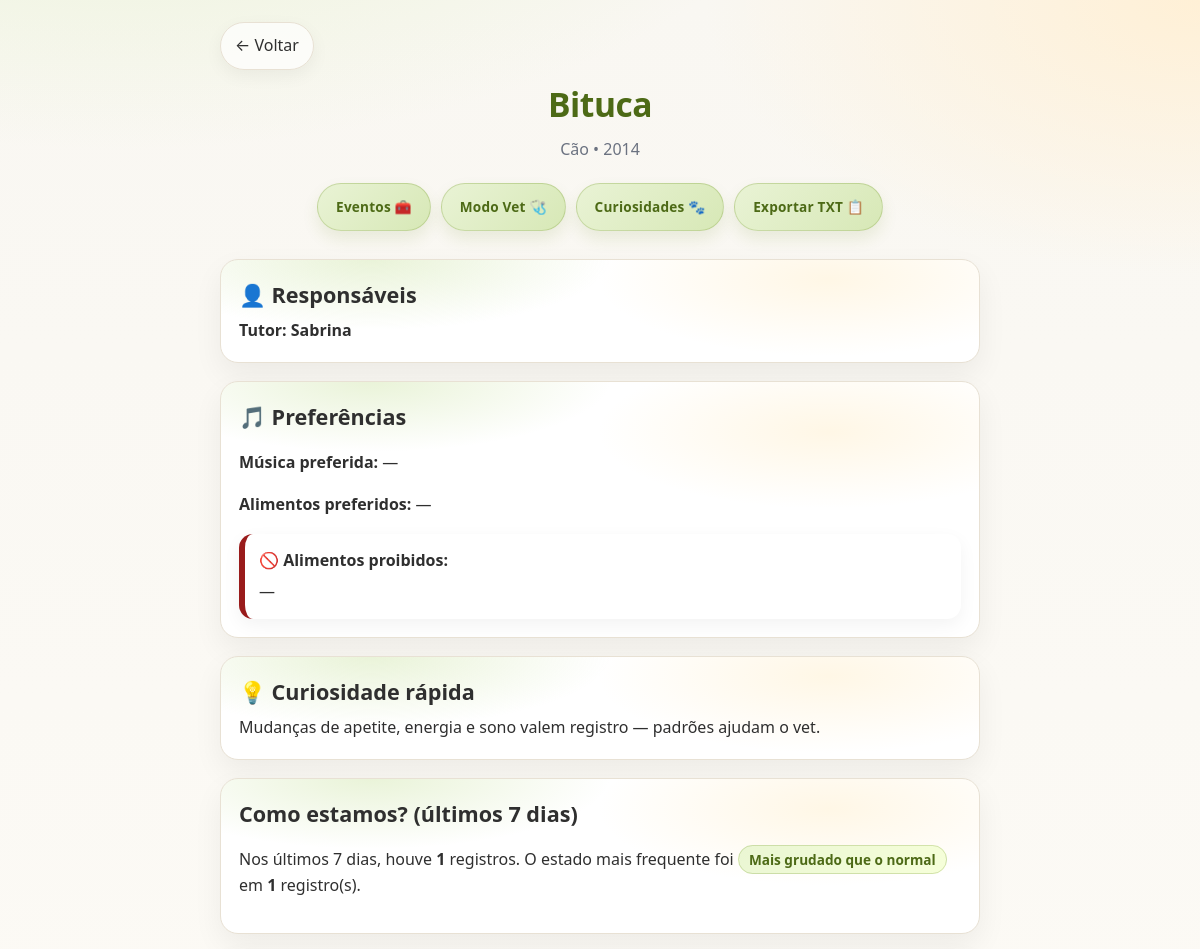
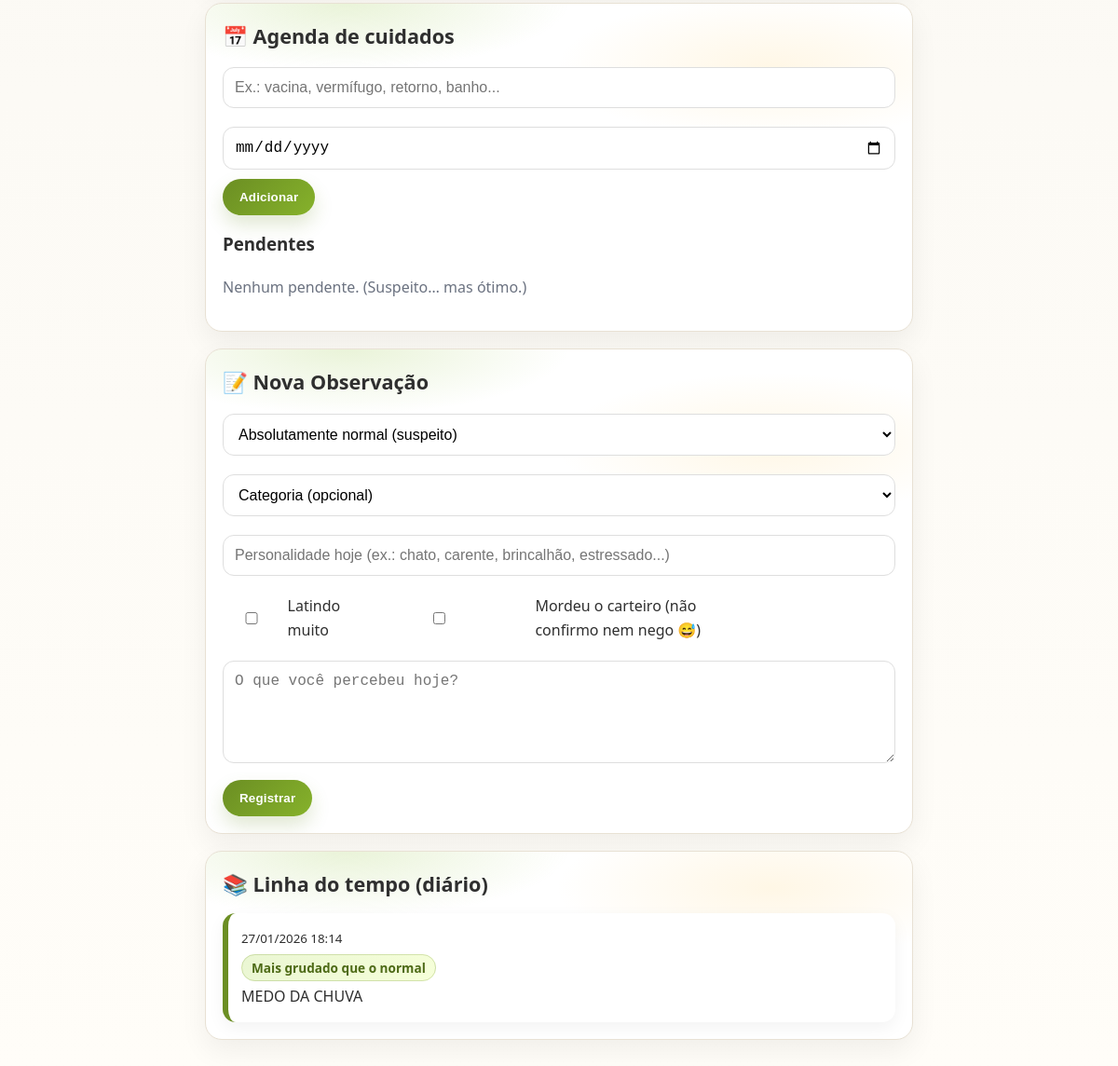
Screenshot of /pet/2 (signed in) with the database file from the repository (2 pictures, top to bottom).
### tables this page shows
CREATE TABLE pets 
                    (id INTEGER PRIMARY KEY AUTOINCREMENT, nome TEXT, especie TEXT, nascimento TEXT, obs TEXT, tutor TEXT, user_id INTEGER, vet_preferido TEXT, motivo_nome TEXT, alimentos_preferidos TEXT, alimentos_proibidos TEXT, resp1_tipo TEXT, resp1_nome TEXT, resp2_tipo TEXT, resp2_nome TEXT, musica_preferida TEXT);

CREATE TABLE registros 
                    (id INTEGER PRIMARY KEY AUTOINCREMENT, pet_id INTEGER, data TEXT, nota TEXT, humor TEXT, categoria TEXT, personalidade_hoje TEXT, latindo INTEGER DEFAULT 0, mordeu_carteiro INTEGER DEFAULT 0, 
                     FOREIGN KEY (pet_id) REFERENCES pets (id));

### app.py (the view)
@app.route("/pet/<int:pet_id>")
@login_required
def detalhes_pet(pet_id):
    conn = get_db_connection()
    pet = fetch_pet_or_404(conn, pet_id)
    registros = conn.execute(
        "SELECT * FROM registros WHERE pet_id = ? ORDER BY id DESC",
        (pet_id,),
    ).fetchall()
    agenda_pend = conn.execute(
        "SELECT * FROM agenda WHERE pet_id = ? AND concluida = 0 ORDER BY data_prevista ASC, id DESC",
        (pet_id,),
    ).fetchall()
    eventos = conn.execute(
        "SELECT * FROM eventos WHERE pet_id = ? ORDER BY id DESC",
        (pet_id,),
    ).fetchall()
    summary = compute_wellbeing_summary(registros)
    curiosidade = pick_curiosidade(pet["especie"])
    responsaveis = get_responsaveis(pet)
    conn.close()
    return render_template(
        "detalhes.html",
        pet=pet,
        registros=registros,
        agenda_pend=agenda_pend,
        eventos=eventos,
        summary=summary,
        curiosidade=curiosidade,
        responsaveis=responsaveis
    )

### app.py (called while the page is built)
def get_db_connection():
    conn = sqlite3.connect(DB_PATH)
    conn.row_factory = sqlite3.Row
    return conn

def login_required(view):
    @wraps(view)
    def wrapped(*args, **kwargs):
        if not session.get("user_id"):
            return redirect(url_for("login"))
        return view(*args, **kwargs)
    return wrapped

def current_user_id():
    return session.get("user_id")

def fetch_pet_or_404(conn, pet_id):
    pet = conn.execute(
        "SELECT * FROM pets WHERE id = ? AND user_id = ?",
        (pet_id, current_user_id()),
    ).fetchone()
    if not pet:
        abort(404)
    return pet

def get_responsaveis(pet_row):
    parts = []
    t1 = (pet_row["resp1_tipo"] or "").strip()
    n1 = (pet_row["resp1_nome"] or "").strip()
    t2 = (pet_row["resp2_tipo"] or "").strip()
    n2 = (pet_row["resp2_nome"] or "").strip()
    if t1 and n1:
        parts.append(f"{t1}: {n1}")
    if t2 and n2:
        parts.append(f"{t2}: {n2}")
    if not parts and (pet_row["tutor"] or "").strip():
        parts.append(f"Tutor: {pet_row['tutor'].strip()}")
    return parts

def pick_curiosidade(especie):
    e = (especie or "").lower()
    if "gat" in e:
        pool = CURIOSIDADES["gato"]
    elif "cã" in e or "cao" in e or "dog" in e:
        pool = CURIOSIDADES["cão"]
    else:
        pool = CURIOSIDADES["outro"]
    return random.choice(pool)

def parse_dt_br(dt_str):
    try:
        return datetime.strptime(dt_str, "%d/%m/%Y %H:%M")
    except Exception:
        return None

def compute_wellbeing_summary(registros):
    now = datetime.now()
    cutoff = now - timedelta(days=7)
    counts = {}
    total = 0
    for r in registros:
        dt = parse_dt_br(r["data"])
        if not dt:
            continue
        if dt >= cutoff:
            total += 1
            humor = (r["humor"] or "Sem rótulo").strip()
            counts[humor] = counts.get(humor, 0) + 1
    top_humor, top_count = None, 0
    for k, v in counts.items():
        if v > top_count:
            top_humor, top_count = k, v
    return {"total_7d": total, "top_humor": top_humor, "top_count": top_count}

### templates/detalhes.html (shortened to what this page needs)
<!DOCTYPE html>
<html lang="pt-br">
<head>
  <link rel="stylesheet" href="{{ url_for('static', filename='style.css') }}">
</head>
<body>
  <div class="container">
    <a href="/" class="btn-voltar">← Voltar</a>
    <header>
      <h1>{{ pet.nome }}</h1>
      <p class="muted">{{ pet.especie }}{% if pet.nascimento %} • {{ pet.nascimento }}{% endif %}</p>
      <div style="display:flex; gap:10px; justify-content:center; flex-wrap:wrap; margin-top:10px;">
        <a href="/pet/{{ pet.id }}/eventos" class="btn-primary btn-export">Eventos 🧰</a>
        <a href="/pet/{{ pet.id }}/modo-vet" class="btn-primary btn-export">Modo Vet 🩺</a>
        <a href="/curiosidades" class="btn-primary btn-export">Curiosidades 🐾</a>
        <a href="/pet/{{ pet.id }}/exportar" class="btn-primary btn-export">Exportar TXT 📋</a>
      </div>
    </header>
    <div class="pet-card">
      <h2 style="margin-top:0;">👤 Responsáveis</h2>
      {% if responsaveis and responsaveis|length > 0 %}
        <p style="margin:0;"><strong>{{ ", ".join(responsaveis) }}</strong></p>
      {% else %}
        <p class="muted" style="margin:0;">Não informado.</p>
      {% endif %}
    </div>
    <div class="pet-card">
      <h2 style="margin-top:0;">🎵 Preferências</h2>
      <p><strong>Música preferida:</strong> {{ pet.musica_preferida or "—" }}</p>
      <p><strong>Alimentos preferidos:</strong> {{ pet.alimentos_preferidos or "—" }}</p>
      <div class="registro" style="border-left-color:#991b1b;">
        <strong>🚫 Alimentos proibidos:</strong>
        <p style="margin:6px 0 0 0;">{{ pet.alimentos_proibidos or "—" }}</p>
      </div>
    </div>
    <div class="pet-card">
      <h2 style="margin-top:0;">💡 Curiosidade rápida</h2>
      <p style="margin:0;">{{ curiosidade }}</p>
    </div>
    <div class="pet-card">
      <h2 style="margin-top:0;">Como estamos? (últimos 7 dias)</h2>
      {% if summary.total_7d == 0 %}
        <p class="muted">Nenhum registro nos últimos 7 dias. (O pet: “paz”.)</p>
      {% else %}
        <p>
          Nos últimos 7 dias, houve <strong>{{ summary.total_7d }}</strong> registros.
          {% if summary.top_humor %}
            O estado mais frequente foi <span class="humor-tag">{{ summary.top_humor }}</span>
            em <strong>{{ summary.top_count }}</strong> registro(s).
          {% endif %}
        </p>
      {% endif %}
    </div>
    <div class="pet-card">
      <h2 style="margin-top:0;">📅 Agenda de cuidados</h2>
      <form method="post" action="/pet/{{ pet.id }}/agenda/add">
        <input type="text" name="tarefa" placeholder="Ex.: vacina, vermífugo, retorno, banho..." required>
        <input type="date" name="data_prevista">
        <button type="submit" class="btn-primary">Adicionar</button>
      </form>
      <h3 style="margin-top:16px;">Pendentes</h3>
      {% for a in agenda_pend %}
        <div class="registro">
          <small>{{ a.data_prevista or "sem data" }}</small>
          <p><strong>{{ a.tarefa }}</strong></p>
          <form method="post" action="/agenda/{{ a.id }}/done" style="display:inline;">
            <button class="btn-primary btn-export" type="submit">Concluir</button>
          </form>
          <form method="post" action="/agenda/{{ a.id }}/delete" style="display:inline;">
            <button class="btn-primary btn-export" type="submit" style="background:#991b1b;">Excluir</button>
          </form>
        </div>
      {% else %}
        <p class="muted">Nenhum pendente. (Suspeito… mas ótimo.)</p>
      {% endfor %}
    </div>
    <div class="pet-card">
      <h2 style="margin-top:0;">📝 Nova Observação</h2>
      <form action="/pet/{{ pet.id }}/anotar" method="post">
        <select name="humor">
          <option>Absolutamente normal (suspeito)</option>
        </select>
        <select name="categoria">
          <option value="">Categoria (opcional)</option>
        </select>
        <input type="text" name="personalidade_hoje" placeholder="Personalidade hoje (ex.: chato, carente, brincalhão, estressado...)">
        <div style="display:flex; gap:12px; align-items:center; flex-wrap:wrap; margin:10px 0;">
          <label style="display:flex; gap:8px; align-items:center; margin:0;">
            <input type="checkbox" name="latindo">
            Latindo muito
          </label>
          <label style="display:flex; gap:8px; align-items:center; margin:0;">
            <input type="checkbox" name="mordeu_carteiro">
            Mordeu o carteiro (não confirmo nem nego 😅)
          </label>
        </div>
        <textarea name="nota" placeholder="O que você percebeu hoje?" required></textarea>
        <button type="submit" class="btn-primary">Registrar</button>
      </form>
    </div>
    <div class="pet-card">
      <h2 style="margin-top:0;">📚 Linha do tempo (diário)</h2>
      {% for r in registros %}
        <div class="registro">
          <small>{{ r.data }}</small>
          <div style="margin:6px 0;">
            <span class="humor-tag">{{ r.humor }}</span>
          </div>
          <p style="margin:0;">{{ r.nota }}</p>
        </div>
      {% else %}
        <p class="muted">Nenhuma observação ainda.</p>
      {% endfor %}
    </div>
  </div>
</body>
</html>

### static/style.css (style rules this page uses)
:root { --verde:#6b8e23; --verde-escuro:#4d6a16; --verde-claro:#a8d063; --bege:#f9f7f2; --bege-2:#fffdf8; --texto:#2f2f2f; --muted:#6b7280; --card:#ffffff; --borda:#e8e1d4; --shadow: 0 12px 30px rgba(0,0,0,0.06); --shadow2: 0 6px 18px rgba(0,0,0,0.05); --radius:18px; --radius2:14px; --focus: rgba(107, 142, 35, 0.25); }
* { box-sizing:border-box; }
body { font-family:"Segoe UI", system-ui, -apple-system, Arial, sans-serif; background: radial-gradient(1200px 600px at 10% -10%, #e9f3d5 0%, transparent 60%), radial-gradient(900px 500px at 100% 0%, #fff0d6 0%, transparent 55%), linear-gradient(180deg, var(--bege) 0%, var(--bege-2) 100%); color:var(--texto); margin:0; padding:22px; line-height:1.6; }
.container { max-width:760px; margin:auto; }
header { text-align:center; margin: 6px 0 28px; }
h1 { color:var(--verde-escuro); margin: 8px 0 6px; font-size: 2.1rem; letter-spacing: -0.5px; }
header p { margin:0; color:var(--muted); }
.pet-card, .form-container, .form-section { background:var(--card); border:1px solid var(--borda); border-radius: var(--radius); box-shadow: var(--shadow); }
.pet-card { padding: 18px 18px; margin-bottom: 18px; position: relative; overflow: hidden; }
.pet-card::before { content:""; position:absolute; inset:-2px; background: radial-gradient(400px 120px at 20% 0%, rgba(168,208,99,.25), transparent 60%), radial-gradient(420px 140px at 80% 20%, rgba(255,218,140,.22), transparent 55%); pointer-events:none; }
.pet-card > * { position:relative; }
.pet-card h2 { margin: 0 0 6px; font-size: 1.35rem; }
.btn-primary { background: linear-gradient(135deg, var(--verde), #86b22b); color:white; padding: 12px 18px; border-radius: 999px; text-decoration:none; border:none; cursor:pointer; display:inline-flex; align-items:center; justify-content:center; font-weight: 800; letter-spacing: .2px; box-shadow: 0 10px 20px rgba(107,142,35,.20); transition: transform .12s ease, filter .12s ease, box-shadow .12s ease; }
.btn-export { background: linear-gradient(135deg, #e9f3d5, #d7e8b6); color: var(--verde-escuro); font-size: .85rem; margin-top: 10px; border: 1px solid rgba(107,142,35,.25); box-shadow: 0 8px 16px rgba(107,142,35,.12); }
.btn-voltar { display:inline-flex; align-items:center; gap:8px; padding: 10px 14px; border-radius: 999px; border: 1px solid var(--borda); background: rgba(255,255,255,.7); color: var(--texto); text-decoration:none; box-shadow: var(--shadow2); transition: transform .12s ease, background .12s ease; }
input, textarea, select { width:100%; padding: 12px 12px; margin: 10px 0; border-radius: 12px; border: 1px solid #dedede; font-size: 1rem; background: #fff; transition: box-shadow .12s ease, border-color .12s ease, transform .12s ease; }
textarea { resize: vertical; min-height: 110px; }
.registro { background:#fff; padding: 14px 14px; border-left: 6px solid var(--verde); margin-top: 14px; border-radius: 14px; box-shadow: var(--shadow2); }
.humor-tag { background: linear-gradient(135deg, #eaf6d3, #f6ffd9); color: var(--verde-escuro); padding: 4px 10px; border-radius: 999px; font-size: .85rem; font-weight: 800; border: 1px solid rgba(107,142,35,.25); }
a { color: var(--verde-escuro); }
.muted { color: var(--muted); }

### rows the page displays
pets: nome "Bituca", especie "Cão", nascimento "2014", alimentos_preferidos "—", alimentos_proibidos "—"
registros: top_humor "Mais grudado que o normal", data "27/01/2026 18:14", humor "Mais grudado que o normal", nota "MEDO DA CHUVA"

### other values shown
{{ ", ".join(responsaveis) }} "Tutor: Sabrina"
{{ pet.musica_preferida or "—" }} "—"
{{ curiosidade }} "Mudanças de apetite, energia e sono valem registro — padrões ajudam o vet."
{{ summary.total_7d }} "1"
{{ summary.top_count }} "1"
